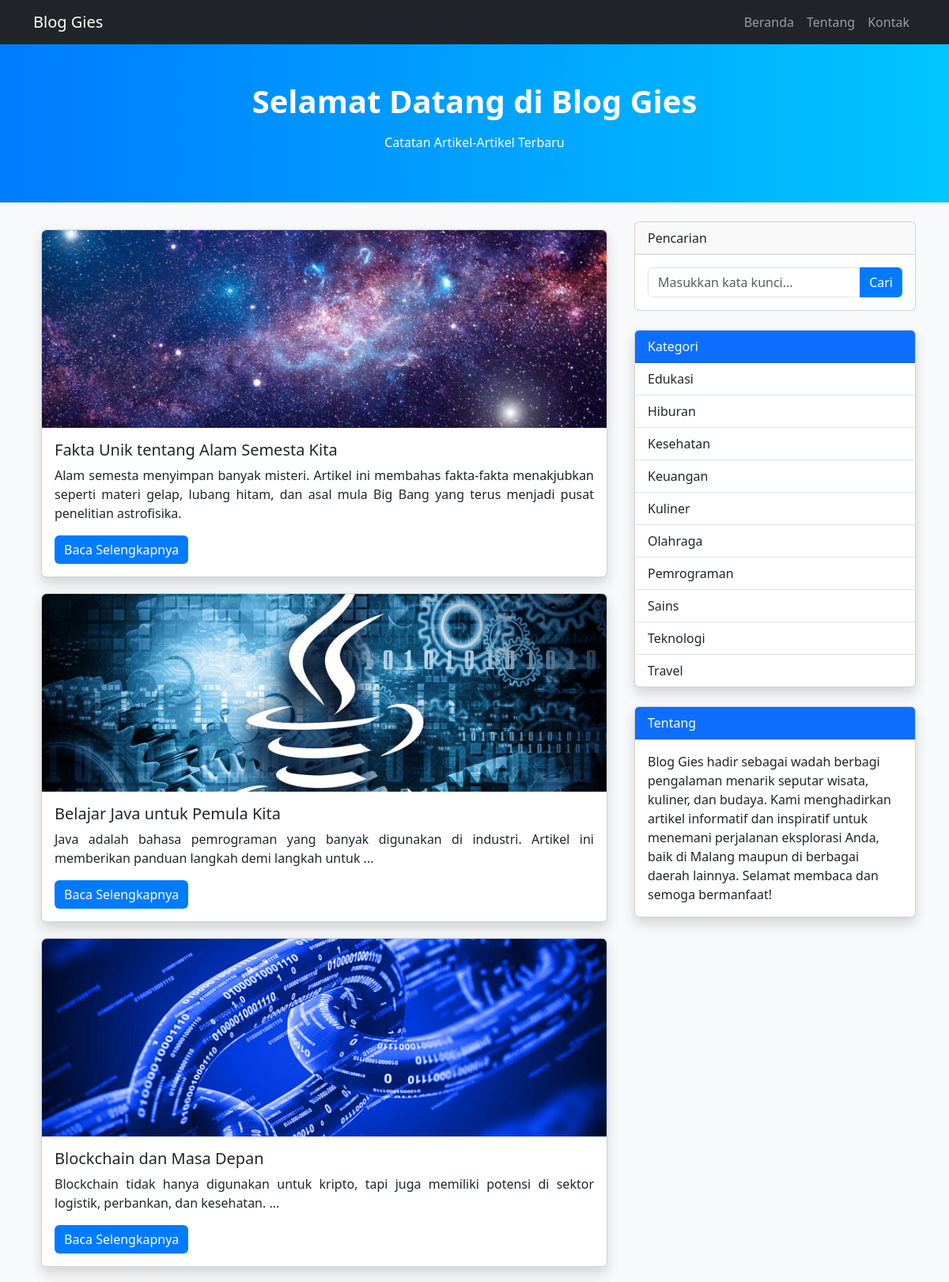
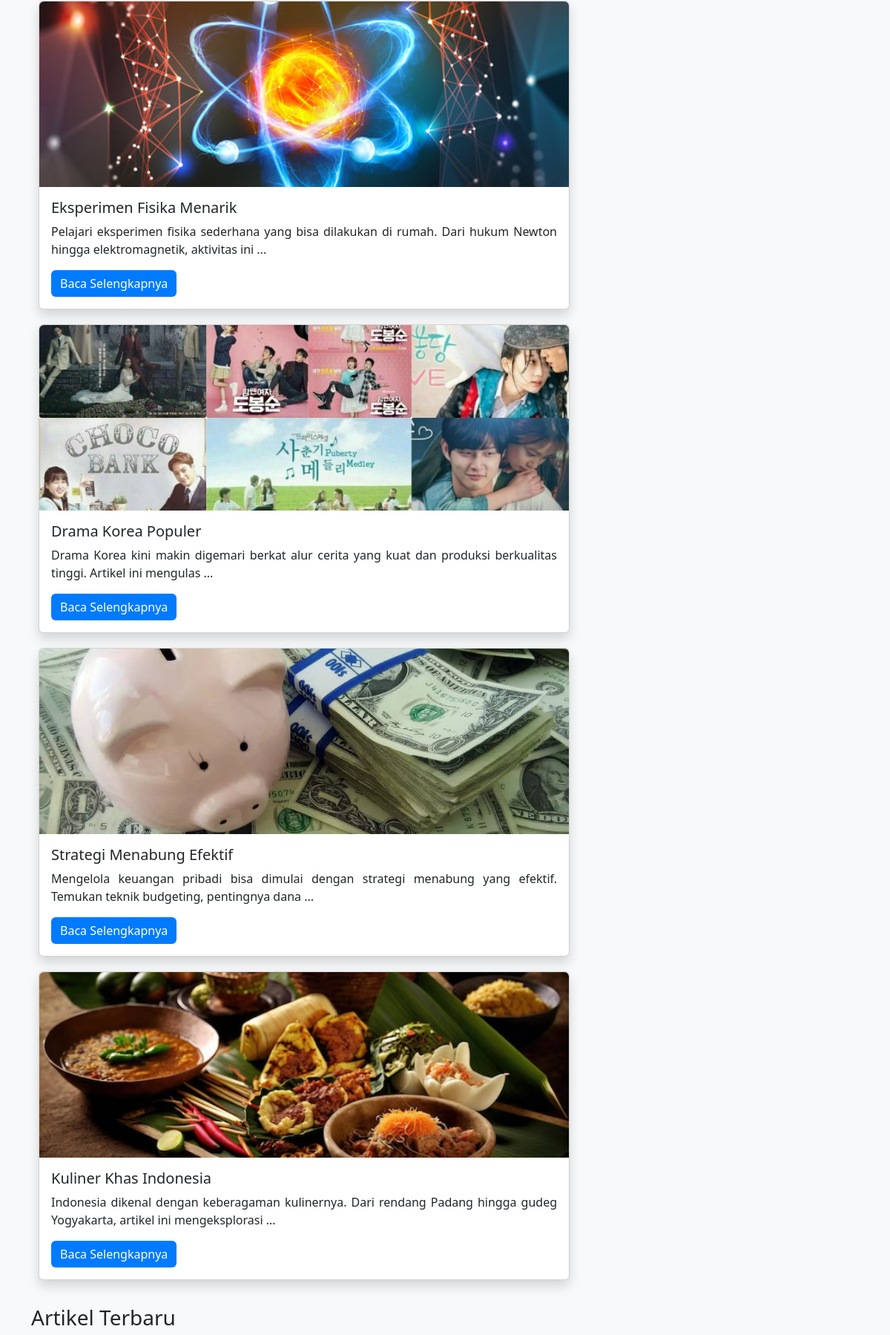
The page / (upper part) on the database its author committed (2 pictures, top to bottom).
### tables this page shows
CREATE TABLE `artikel` (
  `id` int(11) NOT NULL,
  `Hari_Tanggal` datetime NOT NULL,
  `Judul` varchar(255) NOT NULL,
  `Isi_Artikel` text NOT NULL,
  `Gambar` varchar(255) DEFAULT NULL,
  `kategori_id` int(11) DEFAULT NULL,
  `Penulis_IP` varchar(45) DEFAULT NULL
);

CREATE TABLE `kategori_artikel` (
  `kategori_id` int(11) NOT NULL,
  `Nama_Kategori` varchar(100) NOT NULL,
  `Keterangan` text DEFAULT NULL
);

### admin/function.php (called while the page is built, shortened)
<?php
function potong_artikel($isi_artikel, $jml_karakter) {
    if (strlen($isi_artikel) <= $jml_karakter) {
        return $isi_artikel;
    }
    $potongan_isi = substr($isi_artikel, 0, $jml_karakter);
    $last_space = strrpos($potongan_isi, ' ');
    if ($last_space !== false) {
        $potongan_isi = substr($potongan_isi, 0, $last_space);
    }
    return $potongan_isi . " ...";
}

### index.php (the view, shortened to what this page needs)
<?php
require "admin/function.php";
$sql_featured = "SELECT a.id, a.Hari_Tanggal, a.Judul, a.Isi_Artikel, a.Gambar, ka.kategori_id AS Kategori_ID
                 FROM artikel a LEFT JOIN kategori_artikel ka ON a.kategori_id = ka.kategori_id
                 ORDER BY a.id DESC LIMIT 1";
$result_featured = mysqli_query($conn, $sql_featured);
$sql_previous = "SELECT a.id, a.Hari_Tanggal, a.Judul, a.Isi_Artikel, a.Gambar, ka.kategori_id AS Kategori_ID
                 FROM artikel a LEFT JOIN kategori_artikel ka ON a.kategori_id = ka.kategori_id
                 ORDER BY a.id DESC LIMIT 6 OFFSET 1";
$result_previous = mysqli_query($conn, $sql_previous);
?>
<!DOCTYPE html>
<html lang="id">
<head>
  <link href="https://cdn.jsdelivr.net/npm/bootstrap@5.3.0/dist/css/bootstrap.min.css" rel="stylesheet">
  <link href="https://cdn.jsdelivr.net/npm/swiper@10/swiper-bundle.min.css" rel="stylesheet">
  <link rel="stylesheet" href="https://use.fontawesome.com/releases/v5.15.4/css/all.css">
</head>
<body>
  <nav class="navbar navbar-expand-lg navbar-dark bg-dark">
            <div class="container">
                <a class="navbar-brand" href="index.php">Blog Gies</a>
                <div class="collapse navbar-collapse" id="navbarSupportedContent">
                    <ul class="navbar-nav ms-auto mb-2 mb-lg-0">
                        <li class="nav-item"><a class="nav-link" href="index.php">Beranda</a></li>
                        <li class="nav-item"><a class="nav-link" href="tentang.php">Tentang</a></li>
                        <li class="nav-item"><a class="nav-link" href="kontak.php">Kontak</a></li>
                    </ul>
                </div>
            </div>
        </nav>
<header class="header py-5 mb-4 text-center">
  <div class="container">
    <h1 class="fw-bolder mb-3">Selamat Datang di Blog Gies</h1>
    <p>Catatan Artikel-Artikel Terbaru</p>
  </div>
</header>
<div class="container">
  <div class="row">
    <div class="col-lg-8">
      <div class="swiper mySwiper mb-4">
        <div class="swiper-wrapper">
          <?php if (mysqli_num_rows($result_featured) > 0) {
            $featured = mysqli_fetch_assoc($result_featured);
            $potongan = potong_artikel($featured['Isi_Artikel'], 250);
          ?>
          <div class="swiper-slide">
            <div class="card shadow rounded">
              <a href="detail.php?id_artikel=<?php echo $featured['id']; ?>&id_kategori=<?php echo $featured['Kategori_ID']; ?>">
                <img src="admin/gambar/<?php echo $featured['Gambar']; ?>" class="card-img-top rounded-top">
              </a>
              <div class="card-body">
                <h5 class="card-title"><?php echo $featured['Judul']; ?></h5>
                <p class="card-text"><?php echo $potongan; ?></p>
                <a href="detail.php?id_artikel=<?php echo $featured['id']; ?>&id_kategori=<?php echo $featured['Kategori_ID']; ?>" class="btn btn-primary">Baca Selengkapnya</a>
              </div>
            </div>
          </div>
          <?php } ?>
          <?php while ($row = mysqli_fetch_assoc($result_previous)) {
            $potongan = potong_artikel($row['Isi_Artikel'], 125);
          ?>
          <div class="swiper-slide">
            <div class="card shadow rounded">
              <a href="detail.php?id_artikel=<?php echo $row['id']; ?>&id_kategori=<?php echo $row['Kategori_ID']; ?>">
                <img src="admin/gambar/<?php echo $row['Gambar']; ?>" class="card-img-top rounded-top">
              </a>
              <div class="card-body">
                <h5 class="card-title"><?php echo $row['Judul']; ?></h5>
                <p class="card-text"><?php echo $potongan; ?></p>
                <a href="detail.php?id_artikel=<?php echo $row['id']; ?>&id_kategori=<?php echo $row['Kategori_ID']; ?>" class="btn btn-primary">Baca Selengkapnya</a>
              </div>
            </div>
          </div>
          <?php } ?>
        </div>
      </div>
       <div class="col-md-8">
            <h3 class="mb-4">Artikel Terbaru</h3>
            <?php
            include 'koneksi.php';
            ?>
        </div>
    </div>
<div class="col-lg-4">
      <div class="card mb-4">
    <div class="card-header">Pencarian</div>
    <div class="card-body">
        <form method="GET" action="search.php">
            <div class="input-group">
                <input class="form-control" type="text" name="keyword" placeholder="Masukkan kata kunci..." required />
                <button class="btn btn-primary" type="submit">Cari</button>
            </div>
        </form>
    </div>
</div>
      <div class="card mb-4 shadow">
        <div class="card-header bg-primary text-white">Kategori</div>
        <div class="list-group list-group-flush">
        <?php
        $kategori_query = "SELECT * FROM kategori_artikel ORDER BY Nama_Kategori ASC";
        $kategori_result = mysqli_query($conn, $kategori_query);
        if (mysqli_num_rows($kategori_result) > 0) {
            while($kategori = mysqli_fetch_assoc($kategori_result)) {
              echo '<a href="kategori_artikel.php?id_kategori='.$kategori['kategori_id'].'" class="list-group-item">'.$kategori['Nama_Kategori'].'</a>';
            }
        } else {
            echo '<p class="list-group-item">Tidak ada kategori.</p>';
        }
        ?>
        </div>
      </div>
      <div class="card mb-4 shadow">
        <div class="card-header bg-primary text-white">Tentang</div>
        <div class="card-body text-justify">
          Blog Gies hadir sebagai wadah berbagi pengalaman menarik seputar wisata, kuliner, dan budaya. Kami menghadirkan artikel informatif dan inspiratif untuk menemani perjalanan eksplorasi Anda, baik di Malang maupun di berbagai daerah lainnya. Selamat membaca dan semoga bermanfaat!
        </div>
      </div>
    </div>
  </div>
</div>
</body>
</html>

### index.php (style rules this page uses)
body { background: #f8f9fa; font-family: 'Segoe UI', sans-serif; }
.navbar { background: #343a40; }
.header { background: linear-gradient(to right, #007bff, #00c6ff); color: white; }
.card img { height: 250px; object-fit: cover; }
.swiper-slide { padding: 10px; }
.btn-primary { background: #007bff; border: none; }
.card-body p { text-align: justify; }

### rows shown on the page
artikel: Gambar (picture), Judul "Fakta Unik tentang Alam Semesta Kita", Isi_Artikel "Alam semesta menyimpan banyak misteri. Artikel ini membahas fakta-fakta menakjubkan seperti materi gelap, lubang hitam, dan asal mula Big Bang yang terus menjadi pusat penelitian astrofisika."
artikel: Gambar (picture), Judul "Belajar Java untuk Pemula Kita", Isi_Artikel "Java adalah bahasa pemrograman yang banyak digunakan di industri. Artikel ini memberikan panduan langkah demi langkah untuk ..."
artikel: Gambar (picture), Judul "Blockchain dan Masa Depan", Isi_Artikel "Blockchain tidak hanya digunakan untuk kripto, tapi juga memiliki potensi di sektor logistik, perbankan, dan kesehatan. ..."
artikel: Gambar (picture), Judul "Eksperimen Fisika Menarik", Isi_Artikel "Pelajari eksperimen fisika sederhana yang bisa dilakukan di rumah. Dari hukum Newton hingga elektromagnetik, aktivitas ini ..."
artikel: Gambar (picture), Judul "Drama Korea Populer", Isi_Artikel "Drama Korea kini makin digemari berkat alur cerita yang kuat dan produksi berkualitas tinggi. Artikel ini mengulas ..."
artikel: Gambar (picture), Judul "Strategi Menabung Efektif", Isi_Artikel "Mengelola keuangan pribadi bisa dimulai dengan strategi menabung yang efektif. Temukan teknik budgeting, pentingnya dana ..."
artikel: Gambar (picture), Judul "Kuliner Khas Indonesia", Isi_Artikel "Indonesia dikenal dengan keberagaman kulinernya. Dari rendang Padang hingga gudeg Yogyakarta, artikel ini mengeksplorasi ..."
kategori_artikel: Nama_Kategori "Edukasi"
kategori_artikel: Nama_Kategori "Hiburan"
kategori_artikel: Nama_Kategori "Kesehatan"
kategori_artikel: Nama_Kategori "Keuangan"
kategori_artikel: Nama_Kategori "Kuliner"
kategori_artikel: Nama_Kategori "Olahraga"
kategori_artikel: Nama_Kategori "Pemrograman"
kategori_artikel: Nama_Kategori "Sains"
kategori_artikel: Nama_Kategori "Teknologi"
kategori_artikel: Nama_Kategori "Travel"
